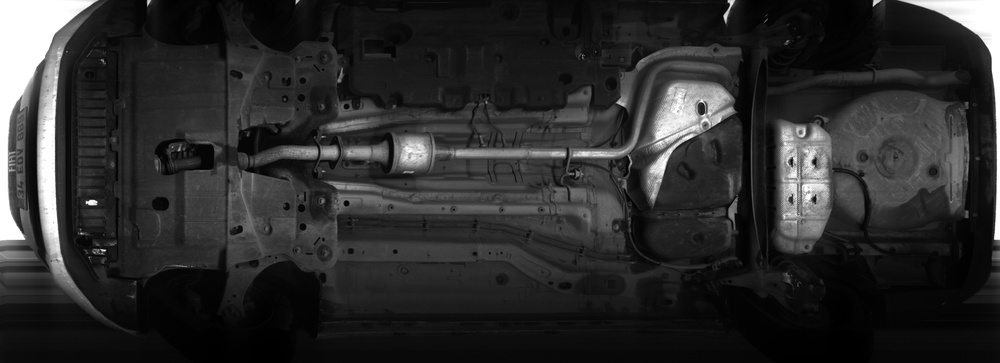
#> input picture Project/database/clean.jpg, 1000 x 363 px, shrunk from 5643 x 2048 before the run, found by its file name
$ python registiration.py
#> lines starting #> are read from the running program, lines starting #| are printed output that depends on the picture
import cv2

def image_registration(image1_path, image2_path):
    # Read images
#> called with image1_path = 'clean.jpg', image2_path = 'susp.jpg'
    image1 = cv2.imread(image1_path, cv2.IMREAD_GRAYSCALE)
#> image1 is the input picture: shape (363, 1000); min 0, max 255, mean 44.4
    image2 = cv2.imread(image2_path, cv2.IMREAD_GRAYSCALE)
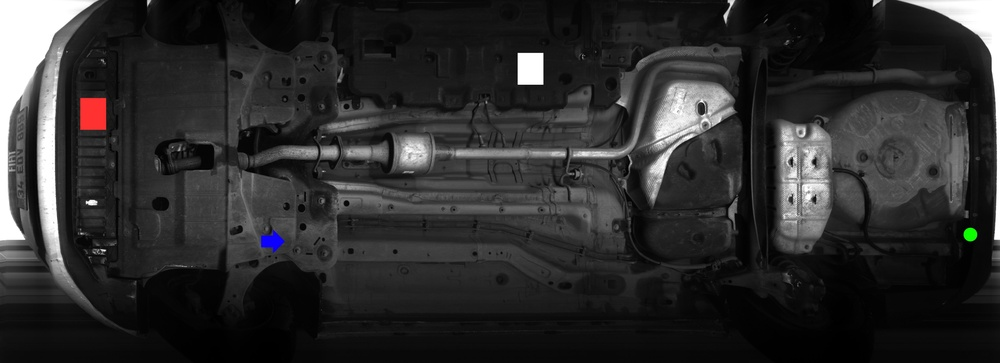
#> input picture Project/susp.jpg, 1000 x 363 px, shrunk from 5643 x 2048 before the run
#> image2: shape (363, 1000); min 0, max 255, mean 45.2

    # Initialize SIFT detector
    sift = cv2.SIFT_create()

    # Detect keypoints and compute descriptors
    keypoints1, descriptors1 = sift.detectAndCompute(image1, None)
#> keypoints1 = 842 keypoints; strongest (x, y, size): (92, 202, 4.8), (413, 152, 20.4), (701, 109, 7.3), (683, 114, 41.9)
    keypoints2, descriptors2 = sift.detectAndCompute(image2, None)
#> keypoints2 = 852 keypoints; strongest (x, y, size): (530, 68, 20.6), (92, 202, 4.8), (970, 234, 8.7), (413, 152, 20.4)

    # Initialize a brute-force matcher
    bf = cv2.BFMatcher()

    # Match descriptors using KNN (k-nearest neighbors)
    matches = bf.knnMatch(descriptors1, descriptors2, k=2)
#> matches = 842 matches

    # Apply ratio test to obtain good matches
    good_matches = []
    for m, n in matches:
        if m.distance < 0.75 * n.distance:
            good_matches.append(m)
#> after the loop, good_matches = 734 matches

    # Draw matches
    matched_image = cv2.drawMatches(image1, keypoints1, image2, keypoints2, good_matches, None, flags=cv2.DrawMatchesFlags_NOT_DRAW_SINGLE_POINTS)
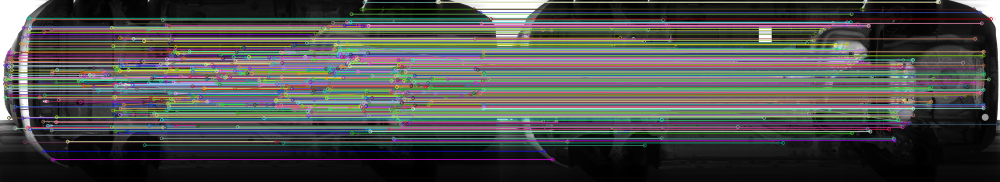
#> matched_image: shape (363, 2000, 3) (shown at 1/2 size); mean of channels 0, 1, 2 76.9, 78.6, 78.2; drawn as B, G, R

    # Display the matched image
    cv2.imshow("Image Registration", matched_image)
    cv2.waitKey(0)
    cv2.destroyAllWindows()

# Example usage
image_registration("clean.jpg", "susp.jpg")
